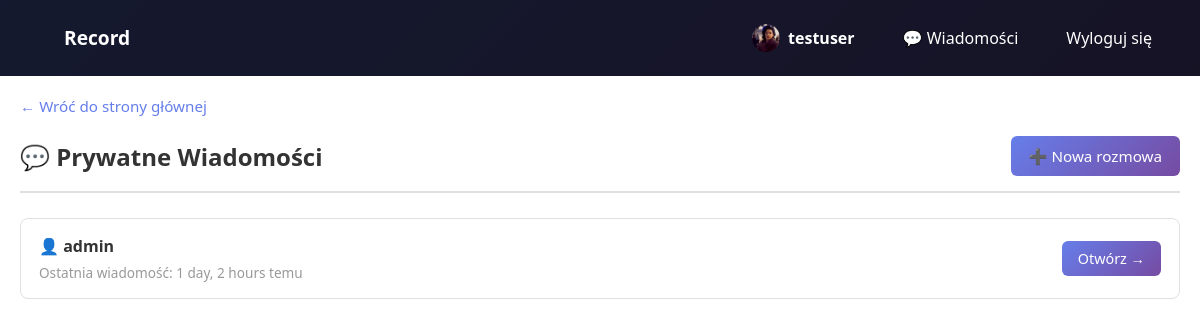
The app's page /private/ (signed in) with its own data.
### record_app/models.py (models this page shows, shortened)
class User(AbstractUser):
    ROLE_CHOICES = [
        ('user', 'Zwykły Użytkownik'),
        ('moderator', 'Moderator'),
        ('admin', 'Administrator'),
    ]
    role = models.CharField(
        max_length=10,
        choices=ROLE_CHOICES,
        default='user'
    )
    is_banned = models.BooleanField(default=False)
    description = models.TextField(blank=True, null=True)
    avatar = models.ImageField(upload_to='avatars/', blank=True, null=True)
    @property
    def avatar_url(self):
        if self.avatar:
            return self.avatar.url
        return f'{settings.MEDIA_URL}avatars/default_pfp.jpg'
    class Meta:
        verbose_name = 'Użytkownik'
        verbose_name_plural = 'Użytkownicy'

class PrivateConversation(models.Model):
    participant1 = models.ForeignKey(User, on_delete=models.CASCADE, related_name='private_conversations_as_participant1')
    participant2 = models.ForeignKey(User, on_delete=models.CASCADE, related_name='private_conversations_as_participant2')
    created_at = models.DateTimeField(auto_now_add=True)
    updated_at = models.DateTimeField(auto_now=True)
    class Meta:
        unique_together = ('participant1', 'participant2')
        verbose_name = 'Konwersacja prywatna'
        verbose_name_plural = 'Konwersacje prywatne'
        ordering = ['-updated_at']
    def get_other_user(self, user):
        if user == self.participant1:
            return self.participant2
        return self.participant1

### record_app/views.py (the view)
# urls.py: path('private/', views.private_conversations_view, name='private_conversations'),
@login_required(login_url='login')
def private_conversations_view(request):
    conversations = PrivateConversation.objects.filter(
        Q(participant1=request.user) | Q(participant2=request.user)
    ).order_by('-updated_at')
    for conversation in conversations:
        conversation.other_user = conversation.get_other_user(request.user)
    context = {
        'conversations': conversations,
    }
    return render(request, 'record_app/private_conversations.html', context)

### record_app/context_processors.py (called while the page is built)
def pending_reports(request):
    if request.user.is_authenticated and request.user.role in ('admin', 'moderator'):
        count = Report.objects.filter(status='pending').count()
        return {'pending_reports_count': count}
    return {'pending_reports_count': 0}

### record_app/templates/record_app/private_conversations.html (shortened to what this page needs)
{% extends "record_app/base.html" %}
{% load static %}
{% block extra_css %}
<link rel="stylesheet" href="{% static 'css/private_messages.css' %}">
{% endblock %}
{% block content %}
<div class="record-wrapper">
    <div class="private-container">
        <a href="{% url 'home' %}" class="back-link">← Wróć do strony głównej</a>
        <div class="private-header">
            <h2>💬 Prywatne Wiadomości</h2>
            <a href="{% url 'start_private_conversation' %}">➕ Nowa rozmowa</a>
        </div>
        {% if conversations %}
        <div class="conversations-list">
            {% for conversation in conversations %}
            <div class="conversation-item">
                <div class="conversation-info">
                    <div class="conversation-username">
                        👤 {{ conversation.other_user.username }}
                    </div>
                    <div class="conversation-meta">
                        Ostatnia wiadomość: {{ conversation.updated_at|timesince }} temu
                    </div>
                </div>
                <a href="{% url 'private_chat' conversation.id %}" class="conversation-link">
                    Otwórz →
                </a>
            </div>
            {% endfor %}
        </div>
        {% else %}
        <div class="empty-message">
            <p>Nie masz jeszcze żadnych prywatnych konwersacji.</p>
            <a href="{% url 'start_private_conversation' %}">Rozpocznij nową rozmowę</a>
        </div>
        {% endif %}
    </div>
</div>
{% endblock %}

### record_app/templates/record_app/base.html (shortened to what this page needs)
{% load static %}
<!DOCTYPE html>
<html lang="pl">
<head>
    <link rel="stylesheet" href="{% static 'css/style.css' %}">
    {% block extra_css %}{% endblock %}
</head>
<body>
    <nav>
        <div>
            <a href="{% url 'home' %}" style="font-weight: bold; font-size: 1.2rem;">Record</a>
        </div>
        <div>
            {% if user.is_authenticated %}
                <a href="{% url 'profile' %}" class="nav-avatar-wrap">
                    <img src="{{ user.avatar_url }}" alt="{{ user.username }}" class="avatar avatar-sm">
                    <strong>{{ user.username }}</strong>
                </a>
                <a href="{% url 'private_conversations' %}">💬 Wiadomości</a>
                <a href="{% url 'logout' %}">Wyloguj się</a>
            {% else %}
                <a href="{% url 'login' %}">Logowanie</a>
                <a href="{% url 'register' %}">Rejestracja</a>
            {% endif %}
        </div>
    </nav>
    <div class="content-area">
        {% block content %}
        {% endblock %}
    </div>
</body>
</html>

### record_app/static/css/style.css (style rules this page uses)
* { margin: 0; padding: 0; box-sizing: border-box; }
body { font-family: 'Segoe UI', Tahoma, Geneva, Verdana, sans-serif; background: linear-gradient(135deg, #667eea 0%, #764ba2 100%); height: 100vh; overflow: hidden; display: flex; flex-direction: column; }
.content-area { flex: 1; overflow: hidden; display: flex; flex-direction: column; min-height: 0; }
nav { background: rgba(0, 0, 0, 0.8); padding: 1rem 2rem; display: flex; justify-content: space-between; align-items: center; color: white; }
nav > div { display: flex; align-items: center; }
nav a, nav button { color: white; text-decoration: none; margin-left: 1rem; cursor: pointer; background: none; border: none; font-size: 1rem; padding: 0.5rem 1rem; border-radius: 4px; transition: background 0.3s; line-height: 1; }
.avatar { border-radius: 50%; object-fit: cover; flex-shrink: 0; display: inline-block; }
.avatar-sm, .avatar-placeholder-sm { width: 28px; height: 28px; font-size: 11px; }
.nav-avatar-wrap { display: inline-flex; align-items: center; gap: 8px; color: white; text-decoration: none; white-space: nowrap; }

### record_app/static/css/private_messages.css (style rules this page uses)
.record-wrapper { display: flex; flex-direction: column; height: calc(100vh - 60px); }
.private-container { flex: 1; display: flex; flex-direction: column; padding: 20px; background-color: white; overflow-y: auto; }
.private-header { display: flex; justify-content: space-between; align-items: center; margin-bottom: 25px; border-bottom: 2px solid #e0e0e0; padding-bottom: 15px; }
.private-header h2 { margin: 0; color: #333; font-size: 1.5rem; }
.private-header a { background: linear-gradient(135deg, #667eea 0%, #764ba2 100%); color: white; padding: 10px 18px; border-radius: 6px; text-decoration: none; font-weight: 500; font-size: 0.95rem; transition: transform 0.2s, box-shadow 0.2s; }
.conversations-list { display: grid; gap: 12px; }
.conversation-item { background: white; border: 1px solid #e0e0e0; border-radius: 8px; padding: 16px 18px; display: flex; justify-content: space-between; align-items: center; transition: all 0.2s ease; }
.conversation-info { flex: 1; min-width: 0; }
.conversation-username { font-size: 1rem; font-weight: 600; color: #333; margin-bottom: 6px; }
.conversation-meta { font-size: 0.85rem; color: #999; }
.conversation-link { display: inline-block; background: linear-gradient(135deg, #667eea 0%, #764ba2 100%); color: white; padding: 8px 16px; border-radius: 6px; text-decoration: none; font-size: 0.9rem; font-weight: 500; transition: transform 0.2s, box-shadow 0.2s; white-space: nowrap; margin-left: 12px; }
.back-link { display: inline-block; margin-bottom: 20px; color: #667eea; text-decoration: none; font-weight: 500; font-size: 0.95rem; }

### records on screen
User: avatar_url (picture), username "testuser"
PrivateConversation: other_user.username "admin", updated_at "1 day, 2 hours"
